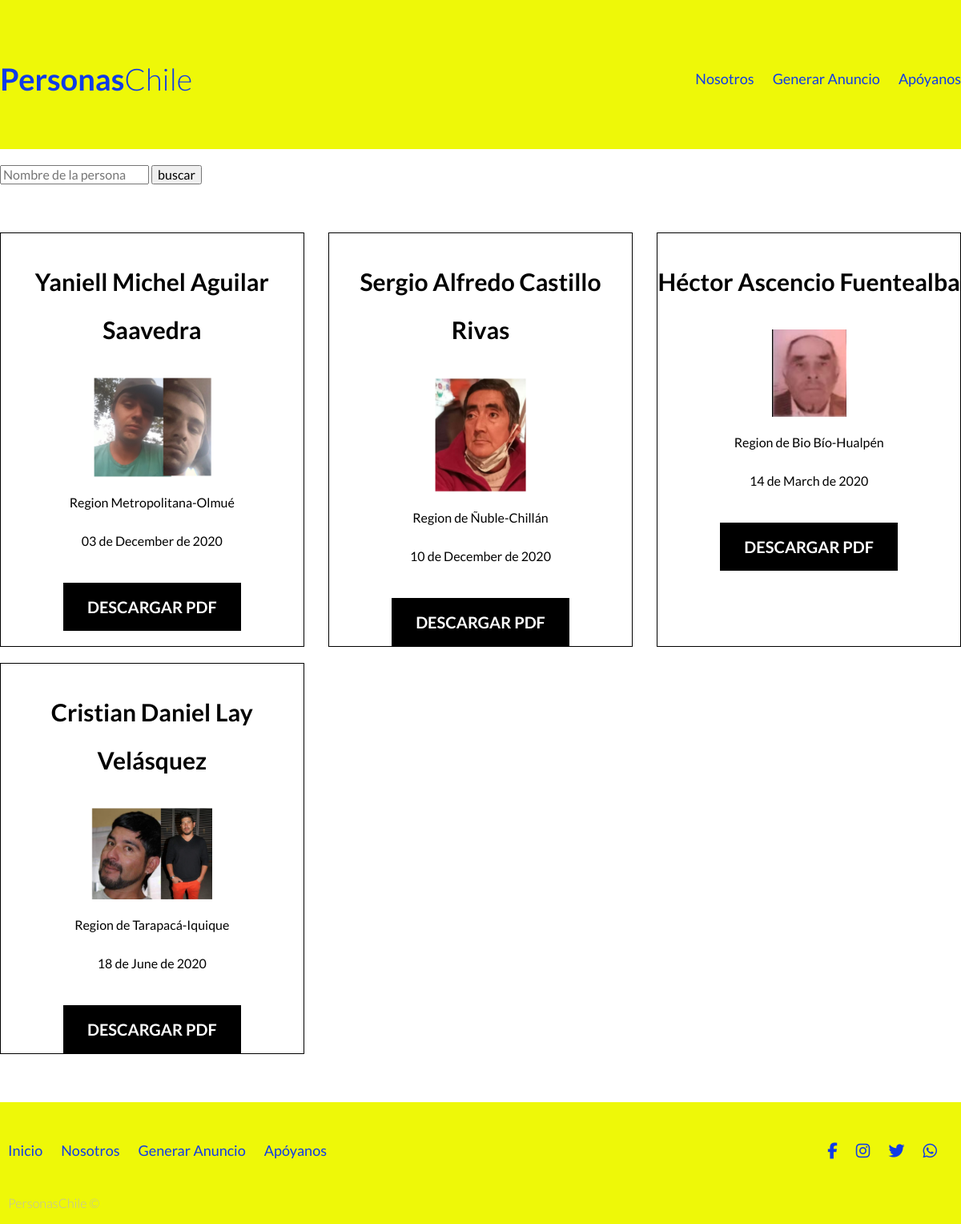
The page / on the database its author committed.
### tables this page shows
CREATE TABLE IF NOT EXISTS `persona` (
  `id` int(11) NOT NULL AUTO_INCREMENT,
  `nombre` varchar(150) NOT NULL,
  `edad` int(11) DEFAULT NULL,
  `id_datos` int(11) DEFAULT NULL,
  `descripcion` text DEFAULT NULL,
  `id_lugar_fecha` int(11) DEFAULT NULL,
  `id_contacto` int(11) DEFAULT NULL,
  PRIMARY KEY (`id`)
);

CREATE TABLE IF NOT EXISTS `lugarfecha` (
  `id` int(11) NOT NULL AUTO_INCREMENT,
  `region` varchar(150) NOT NULL,
  `zona` varchar(50) NOT NULL,
  `fecha` varchar(80) NOT NULL,
  PRIMARY KEY (`id`)
);

### funciones/mostrar.php (the view, shortened to what this page needs)
<?php
    $inc = include('con_db.php');
    if($inc)
    {
        $consulta = "SELECT persona.id, nombre, region, zona, fecha FROM persona INNER JOIN lugarfecha ON persona.id_lugar_fecha = lugarfecha.id";
        $res = mysqli_query($conex, $consulta);
        if($res)
        {
            while($row = $res->fetch_array())
            {
                $id = $row['id'];
                $nombre = $row['nombre'];
                $region = $row['region'];
                $zona = $row['zona'];
                $fecha = $row['fecha'];
                $fecha = str_replace("/", "-", $fecha);
                $fec = date("d-m-Y", strtotime($fecha));
                $formatoNuevo = strftime("%d de %B de %Y", strtotime($fec));
                ?>
                <article class="articulo">
                    <h3 class="nombre"><?php echo $nombre ?></h3>
                    <div class="principal-articulo">
                        <img src="funciones/image/foto_<?php echo $id ?>.jpg" alt="imagen publicacion">
                    </div>
                    <div class="contenido-articulo">
                        <?php
                        if($region != "select")
                        {
                        ?>
                            <p class="lugar"><?php echo $region ?>-<?php echo $zona ?></p>
                        <?php
                        }
                        else
                        {
                        ?>
                            <p class="lugar"><?php echo $zona ?></p>
                        <?php } ?>
                        <p class="fecha"><?php echo $formatoNuevo ?></p>
                    </div>
                    <a href="funciones/seleccionarDatos.php?id=<?php echo $id ?>" class="btn btn-negro" target="_blank">Descargar PDF</a>
                </article>
                <?php
            }
        }
    }
?>

### index.php (shortened to what this page needs)
<!DOCTYPE html>
<html lang="es">
<head>
</head>
<body>
    <div class="contenedor">
        <div class="buscador">
            <form action="index.php" method="POST">
                <input type="text" name="buscador" require placeholder="Nombre de la persona">
                <input type="submit" name="buscar" value="buscar">
            </form>
        </div>
        <div class="contenedor-articulos">
            <?php
                if(isset($_POST['buscar']))
                {
                    include('funciones/buscar.php');
                }
                else
                {
                    include('funciones/mostrar.php');
                }
            ?>
        </div>
    </div>
</body>
</html>

### CSS/estilos.css (style rules this page uses)
html { font-size: 62.5%; box-sizing: border-box; }
*, *:before, *:after { box-sizing: inherit; }
body { font-family: 'Lato', sans-serif; font-size: 1.6rem; line-height: 2; }
img { max-width: 100%; }
.contenedor { max-width: 120rem; margin: 0 auto; }
h1 { font-size: 3.8rem; }
h3 { font-size: 3rem; }
.seccion { margin-top: 2rem; margin-bottom: 2rem; }
.no-margin { margin: 0; }
.btn { display: block; text-align: center; padding: 1rem 3rem; margin-top: 2rem; color: #ffffff; text-decoration: none; font-weight: 700; text-transform: uppercase; font-size: 2rem; flex: 0 0 100%; }
@media (min-width: 768px) { .btn { display: inline-block; flex: 0 0 auto; } }
.btn-negro { background-color: #000000; }
@media (min-width: 768px) { .barra { display: flex; justify-content: space-between; align-items: center; padding-top: 3rem; } }
@media (min-width: 768px) { .site-header { padding: 1rem 0 3rem 0; } }
.site-header { background-color: #EEF808; }
.site-header a { text-decoration: none; color: #0F3BE7; }
.site-header h1 { text-align: center; font-weight: 300; padding-top: 2rem; }
.site-header h1 span { font-weight: 700; }
.contenido-header { height: 100%; display: flex; flex-direction: column; justify-content: space-between; }
.contenido-header h1 { color: #0F3BE7; padding-bottom: 2rem; max-width: 60rem; }
.navegacion a { text-align: center; display: block; color: #0F3BE7; font-size: 1.8rem; padding-top: 2rem; }
.navegacion a:first-of-type { padding-top: 3rem; }
@media (min-width: 768px) { .navegacion a { display: inline; margin-right: 2rem; padding-top: 0; } }
@media (min-width: 768px) { .navegacion a:last-of-type { margin: 0; } }
.site-footer { background-color: #EEF808; padding: 1rem; margin-top: 4rem; margin-bottom: 0; }
.redes-sociales { text-align: center; }
.redes-sociales a { color: #ffffff; font-size: 2rem; margin-right: 2rem; }
.site-footer a { color: #0F3BE7; text-decoration: none; }
.copy { display: block; padding-top: 3rem; }
.copy p { color: #BBBAB8; font-size: 1em; font-weight: 300; }
.contenedor-articulos { margin-top: 4rem; }
.articulo { margin: 0 auto; display: flex; flex-direction: column; align-items: center; width: 90%; border: .1rem solid #000000; margin-bottom: 2rem; }
@media (min-width: 768px) { .contenedor-articulos { display: flex; justify-content: space-between; flex-wrap: wrap; } }
@media (min-width: 768px) { .articulo { margin: 0; flex: 0 0 calc(33.3% - 2rem); margin-bottom: 2rem; } }
.nombre { text-align: center; }
.principal-articulo img { width: 40%; display: block; margin: auto; }
.contenido-articulo { text-align: center; }
.buscador input { margin: 2rem auto; }

### rows shown on the page
persona: nombre "Yaniell Michel Aguilar Saavedra", shows a picture, lugarfecha.region "Region Metropolitana", lugarfecha.zona "Olmué", lugarfecha.fecha "03 de December de 2020"
persona: nombre "Sergio Alfredo Castillo Rivas", shows a picture, lugarfecha.region "Region de Ñuble", lugarfecha.zona "Chillán", lugarfecha.fecha "10 de December de 2020"
persona: nombre "Héctor Ascencio Fuentealba", shows a picture, lugarfecha.region "Region de Bio Bío", lugarfecha.zona "Hualpén", lugarfecha.fecha "14 de March de 2020"
persona: nombre "Cristian Daniel Lay Velásquez", shows a picture, lugarfecha.region "Region de Tarapacá", lugarfecha.zona "Iquique", lugarfecha.fecha "18 de June de 2020"
